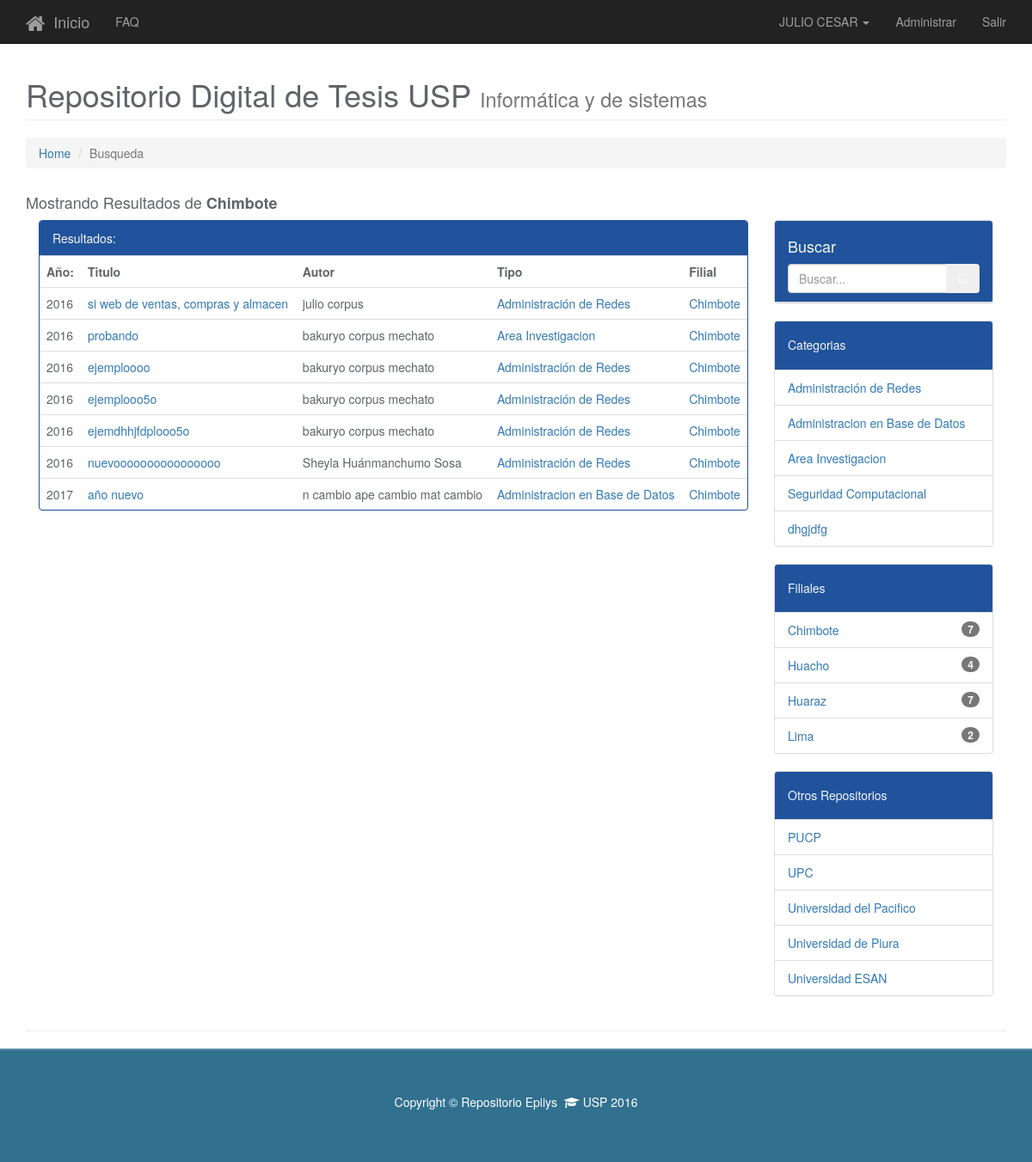
The app's page /busqueda_tesis.php?filial=Chimbote (signed in) with its own data.
### tables this page shows
CREATE TABLE `persona` (
  `idPersona` int(10) NOT NULL,
  `NomPersona` varchar(20) NOT NULL,
  `ApePaterno` varchar(20) NOT NULL,
  `ApeMaterno` varchar(20) NOT NULL,
  `DNI` int(8) NOT NULL,
  `Direccion` varchar(50) NOT NULL,
  `Sexo` varchar(10) NOT NULL,
  `Telefono` int(9) NOT NULL,
  `FechaNacimmiento` date NOT NULL,
  `Email` varchar(50) NOT NULL
);

CREATE TABLE `tesis` (
  `idTesis` int(10) NOT NULL,
  `CodTesis` varchar(10) NOT NULL,
  `Titulo` varchar(250) NOT NULL,
  `Autor` varchar(50) NOT NULL,
  `Palabra_Clave` varchar(50) NOT NULL,
  `FechaRegistro` date NOT NULL,
  `Citacion` varchar(100) NOT NULL,
  `Resumen` varchar(1000) NOT NULL,
  `idTipoTesis` int(10) NOT NULL,
  `idFilial` int(10) NOT NULL,
  `idGradoAcademico` int(10) NOT NULL,
  `idUsuario` int(10) NOT NULL,
  `idCategoria` int(10) NOT NULL,
  `idEstadoPublicacion` int(10) NOT NULL,
  `Archivo` varchar(550) NOT NULL,
  `Formato` varchar(100) NOT NULL,
  `size_tesis` varchar(100) NOT NULL,
  `fecha_tesis` date NOT NULL
);

CREATE TABLE `categoria` (
  `idCategoria` int(10) NOT NULL,
  `DesCategoria` varchar(50) NOT NULL
);

CREATE TABLE `filial` (
  `idFilial` int(10) NOT NULL,
  `DesFilial` varchar(50) NOT NULL
);

### core/bin/funciones/get_users.php (called while the page is built, shortened)
<?php
function ver_usuarios(){
  $db = new Conexion();
  $sql = $db->query("call pa_listar_usuario_todo()");
  if ($db->rows($sql) > 0) {
    while($d = $db->recorrer($sql)){
      $usuarios[$d['idUsuario']] = array(
        'idUsuario' => $d['idUsuario'],
        'idPersona' => $d['idPersona'],
        'Usuario' => $d['Usuario'],
        'Email' => $d['Email'],
        'NomPersona' => $d['NomPersona'],
        'all_apellido' => $d['ApePaterno']." ".$d['ApeMaterno'],
        'imgUsuario' => $d['imgUsuario'],
        'idTipoUsuario' => $d['idTipoUsuario'],
        'DesTipoUsuario' => $d['DesTipoUsuario'],
        'Password_user' =>$d['Password']
      );
    }
  }else{
    $usuarios = false;
  }
  return $usuarios;
}
 ?>

### core/models/classConexion.php (called while the page is built, shortened)
<?php
class Conexion extends mysqli{
  public function rows($query){
    return mysqli_num_rows($query);
  }
  public function liberar($query){
    return mysqli_free_result($query);
  }
  public function recorrer($query){
    return mysqli_fetch_array($query);
  }
}
 ?>

### core/bin/funciones/funciones_tesis.php (called while the page is built, shortened)
<?php
function solo_year($fecha_tesis2){
  $solo_year = strtotime($fecha_tesis2);
  $year = date('Y',$solo_year);
  return $year;
}
 ?>

### view/home/busqueda_filial_tesis.php (the view)
<tr>
  <td headers="t1" align="left"><?php echo solo_year($fila['FechaRegistro']); ?></td>
  <td headers="t2"><a href="mostrar.php?id=<?php echo $fila['idTesis'];?>&codigo=<?php echo $fila['CodTesis']; ?>"><?php echo $fila['Titulo']; ?></a></td>
  <td headers="t3"><?php echo $fila['Autor']; ?></td>
  <td headers="t4"><a href="busqueda_tesis.php?especialidad_tesis=<?php echo $fila['DesCategoria']; ?>"><?php echo $fila['DesCategoria']; ?></a></td>
  <td headers="t5"><a href="busqueda_tesis.php?filial=<?php echo $fila['DesFilial']; ?>"><?php echo $fila['DesFilial']; ?></a></td>
</tr>

### busqueda_tesis.php (shortened to what this page needs)
<?php
  $usuarios = ver_usuarios();
  if(isset($_SESSION['app_id'])){
  require 'core/bin/funciones/funciones_tesis.php';
  require 'html/home/topnav.php';
  require 'html/home/header.php';
  $db = new Conexion();
  echo '
          <div class="row">
              <div class="col-lg-12">
                  <h1 class="page-header">Repositorio Digital de Tesis USP
                      <small>Informática y de sistemas</small>
                  </h1>
                  <ol class="breadcrumb">
                      <li><a href="home.php">Home</a>
                      </li>
                      <li class="active">Busqueda</li>
                  </ol>
              </div>
          </div>';
  if ($_SERVER['REQUEST_METHOD'] == 'GET' && !empty($_GET['busqueda'])) {
      $busqueda = limpiar_datos($_GET['busqueda']);
      $sql = $db->query("SELECT t.FechaRegistro,t.idTesis, t.Titulo, t.Autor,t.CodTesis,tpt.idTipoTesis, tpt.DesTipoTesis,fl.idFilial,fl.DesFilial,est.idEstadoPublicacion, est.DesEstadoPublicacion,ct.idCategoria, ct.DesCategoria FROM tesis t INNER JOIN tipotesis tpt ON tpt.idTipoTesis = t.idTipoTesis INNER JOIN categoria ct ON t.idCategoria = ct.idCategoria INNER JOIN filial fl ON t.idFilial = fl.idFilial INNER JOIN estadopublicacion est ON est.idEstadoPublicacion = t.idEstadoPublicacion WHERE t.idEstadoPublicacion = 1 AND t.Titulo LIKE '%".$busqueda."%' ");
      if ($db->rows($sql) > 0) {
        echo "<h4>Mostrando Resultados de <strong>".$busqueda."</strong></h4>";
        $valores = array();
        include('view/home/contenido_menu.php');
      }else{
        echo '<h5>No se encontraron datos con: <strong>'.$busqueda.'</strong></h5> ';
      }
  }else if($_SERVER['REQUEST_METHOD'] == 'GET' && !empty($_GET['filial'])){
    $filial_tesis = $_GET['filial'];
    $sql = $db->query("SELECT t.FechaRegistro,t.idTesis, t.Titulo, t.Autor,t.CodTesis,tpt.idTipoTesis, tpt.DesTipoTesis,fl.idFilial,fl.DesFilial,est.idEstadoPublicacion, est.DesEstadoPublicacion,ct.idCategoria, ct.DesCategoria FROM tesis t INNER JOIN tipotesis tpt ON tpt.idTipoTesis = t.idTipoTesis INNER JOIN categoria ct ON t.idCategoria = ct.idCategoria INNER JOIN filial fl ON t.idFilial = fl.idFilial INNER JOIN estadopublicacion est ON est.idEstadoPublicacion = t.idEstadoPublicacion WHERE t.idEstadoPublicacion = 1 AND  fl.DesFilial = '$filial_tesis' ");
    if ($db->rows($sql) > 0) {
      echo "<h4>Mostrando Resultados de <strong>".$filial_tesis."</strong></h4>";
      echo '<div class="row">
        <div class="container">
          <div class="col-md-9">
            <div class="panel panel-info">
              <div class="panel-heading">Resultados:</div>
              <table align="center" class="table">
                <tbody>
                  <tr>
                    <th id="t1">Año:</th>
                    <th id="t2">Titulo</th>
                    <th id="t3">Autor</th>
                    <th id="t4">Tipo</th>
                    <th id="t5">Filial</th>
                  </tr>
                  ';
      while ($fila= $db->recorrer($sql)) {
      require 'view/home/busqueda_filial_tesis.php';
      }
      echo '
                </tbody>
              </table>
            </div>
          </div>';
          require 'view/home/col-md3.php';
      echo '
        </div>
      </div>';
    }
  }else if($_SERVER['REQUEST_METHOD'] == 'GET' && !empty($_GET['especialidad_tesis'])){
    $especialidad_tesis = $_GET['especialidad_tesis'];
    $sql = $db->query("SELECT t.FechaRegistro,t.idTesis, t.Titulo, t.Autor,t.CodTesis,tpt.idTipoTesis, tpt.DesTipoTesis,fl.idFilial,fl.DesFilial,est.idEstadoPublicacion, est.DesEstadoPublicacion,ct.idCategoria, ct.DesCategoria FROM tesis t INNER JOIN tipotesis tpt ON tpt.idTipoTesis = t.idTipoTesis INNER JOIN categoria ct ON t.idCategoria = ct.idCategoria INNER JOIN filial fl ON t.idFilial = fl.idFilial INNER JOIN estadopublicacion est ON est.idEstadoPublicacion = t.idEstadoPublicacion WHERE t.idEstadoPublicacion = 1 AND ct.DesCategoria ='$especialidad_tesis' ");
    if ($db->rows($sql) > 0) {
      echo "<h4>Mostrando Resultados de <strong>".$especialidad_tesis."</strong></h4>";
      $valores = array();
      echo '<div class="row">
        <div class="container">
          <div class="col-md-9">
            <div class="panel panel-info">
              <div class="panel-heading">Resultados:</div>
              <table align="center" class="table">
                <tbody>
                  <tr>
                    <th id="t1">Fecha:</th>
                    <th id="t2">Titulo</th>
                    <th id="t3">Autor</th>
                    <th id="t4">Especialidad</th>
                    <th id="t5">Filial</th>
                  </tr>
                  ';
      while ($fila= $db->recorrer($sql)) {
        $valores[] = $fila;
      require 'view/home/busqueda_filial_tesis.php';
      }
      echo '
                </tbody>
              </table>
            </div>
          </div>';
          require 'view/home/col-md3.php';
      echo '
        </div>
      </div>';
    }else{echo "<script>location.href='home.php';</script>";}
  }else{
    echo "<script>location.href='home.php';</script>";
  }
  require 'html/home/footer.php';
  }else {
        header('Location: index.php');
  }
 ?>

### html/home/header.php (shortened to what this page needs)
<body>
    <nav class="navbar navbar-inverse navbar-fixed-top menu_hv" role="navigation">
        <div class="container">
            <div class="navbar-header">
                <a class="navbar-brand" href="home.php"><i class="fa fa-home fa-lg" aria-hidden="true"></i>&nbsp; Inicio</a>
            </div>
            <div class="collapse navbar-collapse" id="bs-example-navbar-collapse-1">
                <ul class="nav navbar-nav">
                    <li>
                        <a href="home.php?view=faq">FAQ</a>
                    </li>
                </ul>
                <ul class="nav navbar-nav navbar-right">
                    <li class="dropdown">
                      <?php
                      if (isset($_SESSION['app_id'])) {
                            echo '<a href="#" class="dropdown-toggle" data-toggle="dropdown">'.strtoupper($usuarios[$_SESSION['app_id']]['NomPersona']).'&nbsp;<b class="caret"></b></a>';
                      }
                       ?>
                    </li>
                    <li>
                      <?php
                      $tipo_usuario = $usuarios[$_SESSION['app_id']]['DesTipoUsuario'];
                      if ($tipo_usuario == "Administrador") {
                        echo '<a href="admin.php" target="_blank">Administrar</a>';
                      }
                       ?>
                    </li>
                    <li>
                        <a href="home.php?view=salir">Salir</a>
                    </li>
                </ul>
            </div>
        </div>
    </nav>
    <div class="container">

### view/home/categoria_tesis.php (shortened to what this page needs)
<?php
$db = new Conexion();
$sql = $db->query("SELECT categoria.DesCategoria FROM categoria");
if ($db->rows($sql) > 0) {
  while ($fila= $db->recorrer($sql)) {?>
    <li class="list-group-item"><a href="busqueda_tesis.php?especialidad_tesis=<?php echo $fila['DesCategoria']; ?>"><?php echo $fila['DesCategoria']; ?></a></li>
<?php  }
}
$db->close(); ?>

### controller/contar_filial.php (shortened to what this page needs)
<?php
  $db = new Conexion();
  $sql = $db->query("call pa_report_tesisfilial");
  while($row = $db->recorrer($sql)) { ?>
    <li class="list-group-item"><span class="badge"> <?php echo $row['contador'];?> </span><a href="busqueda_tesis.php?filial=Lima"><?php echo $row['DesFilial']; ?></a></li>
  <?php }
 ?>

### site_media/css/modern-business.css (style rules this page uses)
html, body { height: 100%; }
body { padding-top: 50px; }

### records on screen
persona: NomPersona "JULIO CESAR"
tesis: FechaRegistro "2016", Titulo "si web de ventas, compras y almacen", Autor "julio corpus", idCategoria.DesCategoria "Administración de Redes", idFilial.DesFilial "Chimbote"
tesis: FechaRegistro "2016", Titulo "probando", Autor "bakuryo corpus mechato", idCategoria.DesCategoria "Area Investigacion", idFilial.DesFilial "Chimbote"
tesis: FechaRegistro "2016", Titulo "ejemploooo", Autor "bakuryo corpus mechato", idCategoria.DesCategoria "Administración de Redes", idFilial.DesFilial "Chimbote"
tesis: FechaRegistro "2016", Titulo "ejemplooo5o", Autor "bakuryo corpus mechato", idCategoria.DesCategoria "Administración de Redes", idFilial.DesFilial "Chimbote"
tesis: FechaRegistro "2016", Titulo "ejemdhhjfdplooo5o", Autor "bakuryo corpus mechato", idCategoria.DesCategoria "Administración de Redes", idFilial.DesFilial "Chimbote"
tesis: FechaRegistro "2016", Titulo "nuevoooooooooooooooo", Autor "Sheyla Huánmanchumo Sosa", idCategoria.DesCategoria "Administración de Redes", idFilial.DesFilial "Chimbote"
tesis: FechaRegistro "2017", Titulo "año nuevo", Autor "n cambio ape cambio mat cambio", idCategoria.DesCategoria "Administracion en Base de Datos", idFilial.DesFilial "Chimbote"
categoria: DesCategoria "Administración de Redes"
categoria: DesCategoria "Administracion en Base de Datos"
categoria: DesCategoria "Area Investigacion"
categoria: DesCategoria "Seguridad Computacional"
categoria: DesCategoria "dhgjdfg"
filial: contador "7", DesFilial "Chimbote"
filial: contador "4", DesFilial "Huacho"
filial: contador "7", DesFilial "Huaraz"
filial: contador "2", DesFilial "Lima"

### other values on screen
$filial_tesis "Chimbote"
